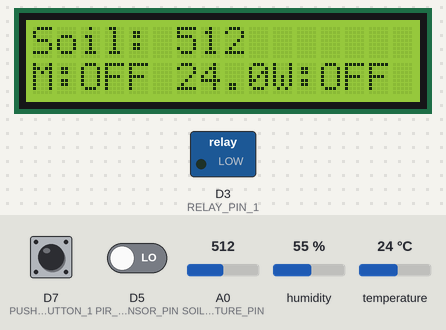
A sketch run on a simulated ESP8266 (NodeMCU). Parts: 16×2 character LCD, switched loads named in the sketch (green lamp = pin HIGH). Dashed ring = blinking. The test bench sets the inputs (shaded band); at power-on: D7 (PUSH_BUTTON_1) HIGH, D5 (PIR_SENSOR_PIN) LOW, temperature 24 °C, A0 (SOIL_MOISTURE_PIN) = 512, humidity 55 %. WiFi joins after 1.5 s; servers stay silent unless stated; what the sketch prints to the serial monitor is not drawn.

Above: at 7.1 s.
7.2 s: D7 (PUSH_BUTTON_1) pulled LOW for 3.2 s
At 8.16 s:
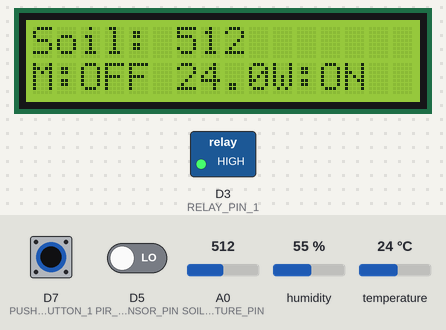
11.9 s: D5 (PIR_SENSOR_PIN) driven HIGH
At 12.5 s:
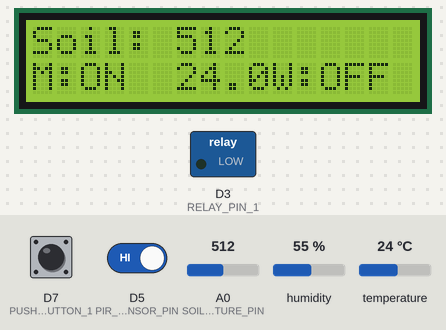
13.4 s: D7 (PUSH_BUTTON_1) pulled LOW for 1 s
At 15.6 s:
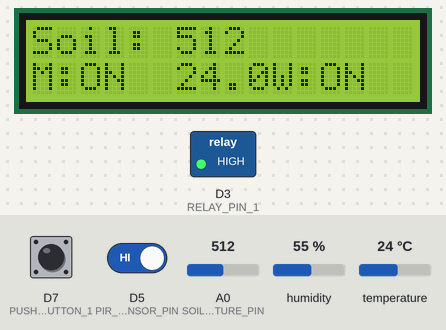
15.9 s: temperature set to 12 °C
At 18.9 s:
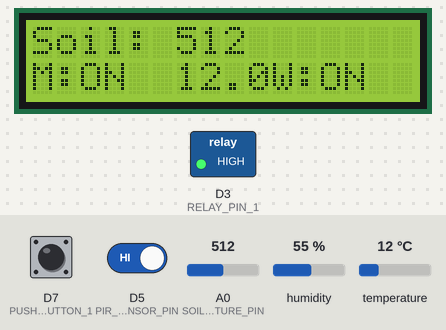
19.4 s: A0 (SOIL_MOISTURE_PIN) set to 716
At 20.8 s:
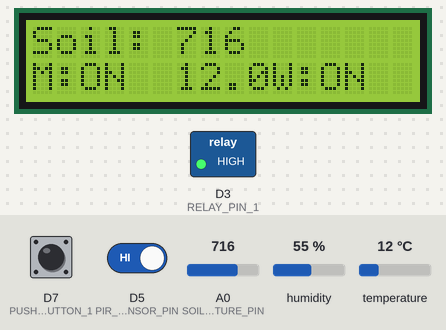
21.4 s: temperature set to 19 °C
At 23.3 s:
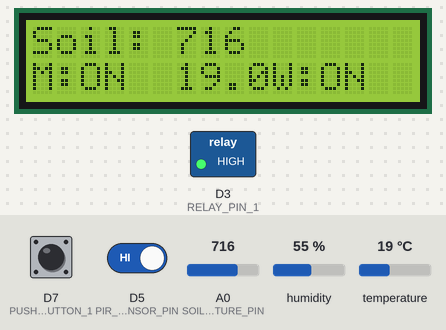
Timing chart, 0 to 24.4 s (numbered marks = the images above; inputs shaded):
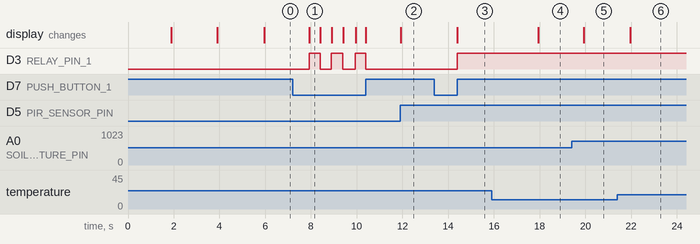

The sketch:

BlynkIOT_SmartPlant_Monitoring_Manual.ino
```cpp
#define BLYNK_TEMPLATE_ID "TMPL3NAzmEADM"
#define BLYNK_TEMPLATE_NAME "Smart Irrigation System"
#define BLYNK_AUTH_TOKEN "hSUfcObQ7N9HFEQt-tZ58GsJvu9wXYFc"
// Include necessary libraries
#include <Wire.h>
#include <LiquidCrystal_PCF8574.h>  // ✅ Correct library for ESP8266 LCD
#include <Adafruit_Sensor.h>
#include <DHT.h>
#include <ESP8266WiFi.h>
#include <BlynkSimpleEsp8266.h>

// LCD Initialization
LiquidCrystal_PCF8574 lcd(0x3F);

// Wi-Fi Credentials
const char* ssid = "mummy";
const char* pass = "123456789";

// DHT11 Sensor
#define DHTPIN D4
#define DHTTYPE DHT11
DHT dht(DHTPIN, DHTTYPE);

// Blynk Timer
BlynkTimer timer;

// Sensor Pins
#define SOIL_MOISTURE_PIN A0
#define PIR_SENSOR_PIN D5
#define RELAY_PIN_1 D3
#define PUSH_BUTTON_1 D7
#define VPIN_BUTTON_1 V0

// Global Variables
int relay1State = LOW;
int pushButton1State = HIGH;
int PIR_Detected = 0;

// 🔹 Function: Connect to Wi-Fi
void connectWiFi() {
  Serial.print("Connecting to Wi-Fi: ");
  Serial.println(ssid);
  WiFi.begin(ssid, pass);

  int attempts = 0;
  while (WiFi.status() != WL_CONNECTED && attempts < 20) {
    delay(500);
    Serial.print(".");
    attempts++;
  }

  if (WiFi.status() == WL_CONNECTED) {
    Serial.println("\nWi-Fi Connected! IP Address: " + WiFi.localIP().toString());
  } else {
    Serial.println("\nWi-Fi Connection Failed! Check credentials.");
  }
}

void setup() {
  Serial.begin(9600);
  Serial.println("ESP8266 Booting...");

  // Connect to Wi-Fi & Blynk
  connectWiFi();
  Blynk.begin(BLYNK_AUTH_TOKEN, ssid, pass, "blynk.cloud", 80);

  // Initialize LCD
  lcd.begin(16, 2);
  lcd.setBacklight(255);
  lcd.setCursor(0, 0);
  lcd.print("System Booting...");
  delay(2000);
  lcd.clear();

  // Pin Modes
  pinMode(PIR_SENSOR_PIN, INPUT);
  pinMode(RELAY_PIN_1, OUTPUT);
  pinMode(PUSH_BUTTON_1, INPUT_PULLUP);
  digitalWrite(RELAY_PIN_1, relay1State);

  // Initialize Sensors
  dht.begin();
  timer.setInterval(2000L, soilMoistureSensor);
  timer.setInterval(2000L, DHT11sensor);
  timer.setInterval(500L, checkPhysicalButton);
  timer.setInterval(1000L, PIRsensor);  // ✅ Motion detection every 1 sec

  Serial.println("Setup Complete!");
  lcd.setCursor(0, 0);
  lcd.print("System Ready");
  delay(2000);
  lcd.clear();
}

void loop() {
  if (WiFi.status() != WL_CONNECTED) {
    Serial.println("Wi-Fi Disconnected! Reconnecting...");
    connectWiFi();
  }

  Blynk.run();
  timer.run();

  // 🔹 LCD Display for Status Updates
  lcd.setCursor(0, 1);
  lcd.print("M:");
  lcd.print(PIR_Detected ? "ON " : "OFF");

  lcd.setCursor(10, 1);
  lcd.print("W:");
  lcd.print(relay1State ? "ON " : "OFF");
}

// 🔹 Function: Read Soil Moisture
void soilMoistureSensor() {
  int moisture = analogRead(SOIL_MOISTURE_PIN);
  Serial.print("Soil Moisture: ");
  Serial.println(moisture);

  Blynk.virtualWrite(V1, moisture);
  lcd.setCursor(0, 0);
  lcd.print("Soil: ");
  lcd.print(moisture);
}

// 🔹 Function: Read DHT11 Temperature & Humidity
void DHT11sensor() {
  float h = dht.readHumidity();
  float t = dht.readTemperature();

  if (isnan(h) || isnan(t)) {
    Serial.println("Failed to read DHT sensor!");
    return;
  }

  Serial.print("Temp: ");
  Serial.print(t);
  Serial.print("°C, Humidity: ");
  Serial.print(h);
  Serial.println("%");

  Blynk.virtualWrite(V2, t);
  Blynk.virtualWrite(V3, h);

  lcd.setCursor(0, 1);
  lcd.print("Temp: ");
  lcd.print(t);
  lcd.print("C ");
}

void PIRsensor() {
  PIR_Detected = digitalRead(PIR_SENSOR_PIN);

  if (PIR_Detected == HIGH) {
    Serial.println("Motion Detected!");

    // ✅ Correct way to log event in Blynk
    Blynk.logEvent("pir_motion", "⚠️ Motion detected near the field!");

    Blynk.virtualWrite(V4, 1);  // Update Blynk virtual pin
  } else {
    Blynk.virtualWrite(V4, 0);
  }
}


// 🔹 Function: Check Physical Button Press
void checkPhysicalButton() {
  static int lastButtonState = HIGH;
  static unsigned long lastDebounceTime = 0;
  const int debounceDelay = 50;

  int reading = digitalRead(PUSH_BUTTON_1);
  if (reading != lastButtonState) {
    lastDebounceTime = millis();
  }

  if ((millis() - lastDebounceTime) > debounceDelay) {
    if (reading == LOW) {
      relay1State = !relay1State;
      digitalWrite(RELAY_PIN_1, relay1State);
      Blynk.virtualWrite(VPIN_BUTTON_1, relay1State);
      Serial.print("Water Pump: ");
      Serial.println(relay1State ? "ON" : "OFF");
    }
  }

  lastButtonState = reading;
}
```

Measured:
- after the input at 7.2 s, D3 (RELAY_PIN_1): alternates HIGH for 0.48 s and LOW for 0.52 s, 6 changes in all, then stays LOW, starting after 0.72 s; the display: changes after 0.73 s (image 1)
- after the input at 11.9 s, the display: changes at once (image 2)
- after the input at 13.4 s, D3 (RELAY_PIN_1): LOW → HIGH after 0.99 s; the display: changes after 1.0 s (image 3)
- after the input at 15.9 s, the display: changes after 2.0 s (image 4)
- after the input at 19.4 s, the display: changes after 0.53 s (image 5)
- after the input at 21.4 s, the display: changes after 0.55 s (image 6)
- what the display in image 1 shows lasts 0.5 s, from 7.9 s to 8.4 s
